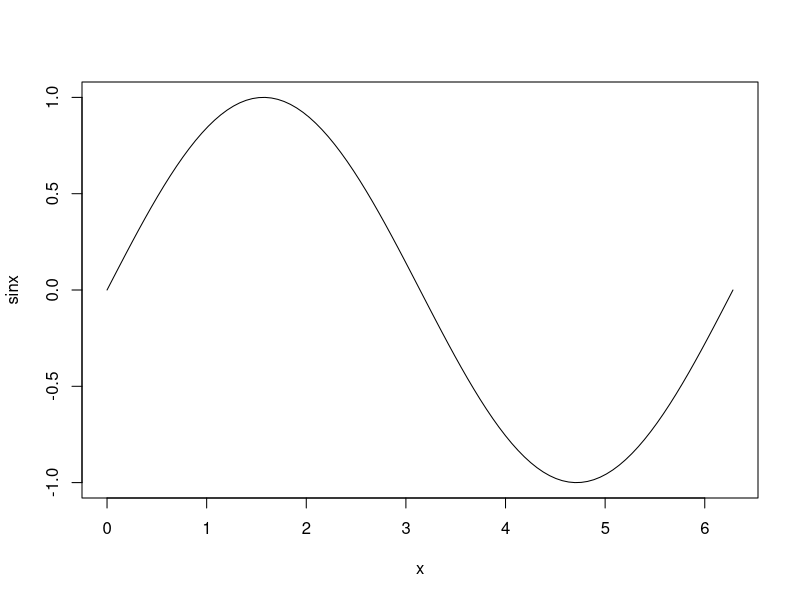

This chart was generated by the following R code: (Note: this script raises an error after producing the figure.)
## ---- chunk 1
x <- seq(0,2*pi,length=100)
sinx <- sin(x)
plot(x,sinx,type="l")
## ---- chunk 2
f <- function(x) {
  substitute(x)
}
f(1:10)
x <- 10
f(x)
y <- 13
f(x+y^2)
## ---- chunk 3
g <- function(x) deparse(substitute(x))
g(1:10)
g(x)
g(x+y^2)
## ---- chunk 4
library(data.table)
library("data.table")
## ---- chunk 5
x <- 1:4
y <- letters[1:4]
names(data.frame(x,y))
## ---- chunk 6
g(a+b+c+d+e+f+g+h+i+j+k+l+m+n+o+p+q+r+s+t+u+v+w+x+y+z)

## ---- chunk 7
g <- function(x) paste0(deparse(substitute(x)), collapse = "")
g(a+b+c+d+e+f+g+h+i+j+k+l+m+n+o+p+q+r+s+t+u+v+w+x+y+z)
## ---- chunk 8
as.Date(as.name("a"))
## ---- chunk 9
#返回表达式
f <- function(x) substitute(x)
#返回字符串
g <- function(a) deparse(f(x=a))

# 返回1:10
f(1:10)

# 返回"x"，因为对f()函数来说，substitute函数看到的是a，而不是1:10
g(1:10)

# 返回"x"
g(x+y^2/z+exp(a*sin(b)))

#
## ---- chunk 10
sample_df <- data.frame(a = 1:5, b = 5:1, c = c(5, 3, 1, 4, 1))
subset(sample_df, a > 3)
subset(sample_df, b == c)
## ---- chunk 11
quote(1:10)
quote(x)
quote(x+y^2)
## ---- chunk 12
quote(2+2)
eval(quote(2+2)) #4

quote(quote(2+2)) #quote(2+2)
eval(quote(quote(2+2))) # 2+2

eval(eval(quote(quote(2+2)))) #4
## ---- chunk 13
x <- 10
eval(quote(x))
e <- new.env()
e$x <- 9
eval(expr = quote(x), envir = e)
## ---- chunk 14
eval(expr = quote(x), envir = list(x=8))
eval(expr = quote(x), envir = data.frame(x=7))
## ---- chunk 15
eval(expr = quote(a > 3), envir = sample_df)
eval(expr = quote(b == c), envir = sample_df)
## ---- chunk 16
eval(a>3, envir = sample_df)
## ---- chunk 17
subset2 <- function(x, condition) {
  row_index <- eval(substitute(condition), x)
  x[row_index,]
}
subset2(sample_df, a >3)

subset3 <- function(x, condition) {
  row_index <- eval(quote(condition), x)
  x[row_index,]
}
subset3(sample_df, a >3)


